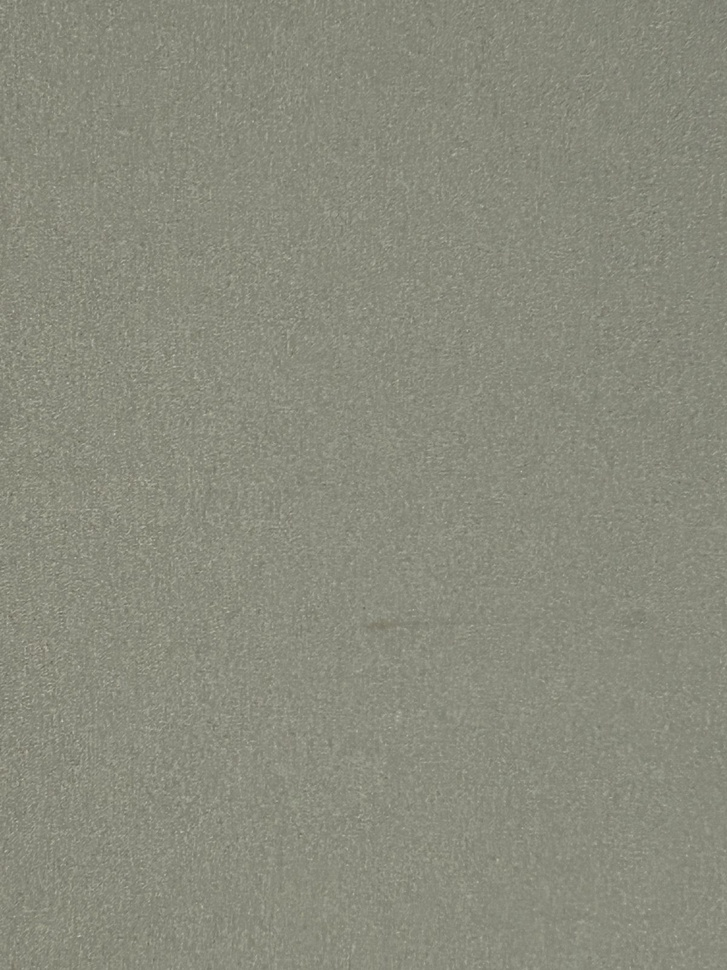
#> input picture WhatsApp Image 2025-07-18 at 01.16.32.jpeg, 727 x 970 px, shrunk from 1200 x 1600 before the run, found by its file name
$ python teste_1.py
#> lines starting #> are read from the running program, lines starting #| are printed output that depends on the picture; after the words box and inside, x2 and y2 are one past the last pixel; in counts of white or black regions, pixels touching at a corner belong together
import cv2
import numpy as np

frame = cv2.imread('matrix_autonomous\WhatsApp Image 2025-07-18 at 01.16.32.jpeg')
#> frame is the input picture: shape (970, 727, 3); mean B, G, R 124.8, 138.9, 137.9
altura, largura = frame.shape[:2]
#> altura = 970; largura = 727
# Define os pontos do trapézio
topo = int(altura * 0.6)
#> topo = 582
base = altura
#> base = 970
margem = int(largura * 0.2)
#> margem = 145
polygon = np.array([[
    (margem, base),                # canto inferior esquerdo
    (largura - margem, base),      # canto inferior direito
    (int(largura * 0.7), topo),   # topo direito
    (int(largura * 0.3), topo)    # topo esquerdo
]], dtype=np.int32)
mask = np.zeros_like(frame)
cv2.fillPoly(mask, polygon, (255, 255, 255))
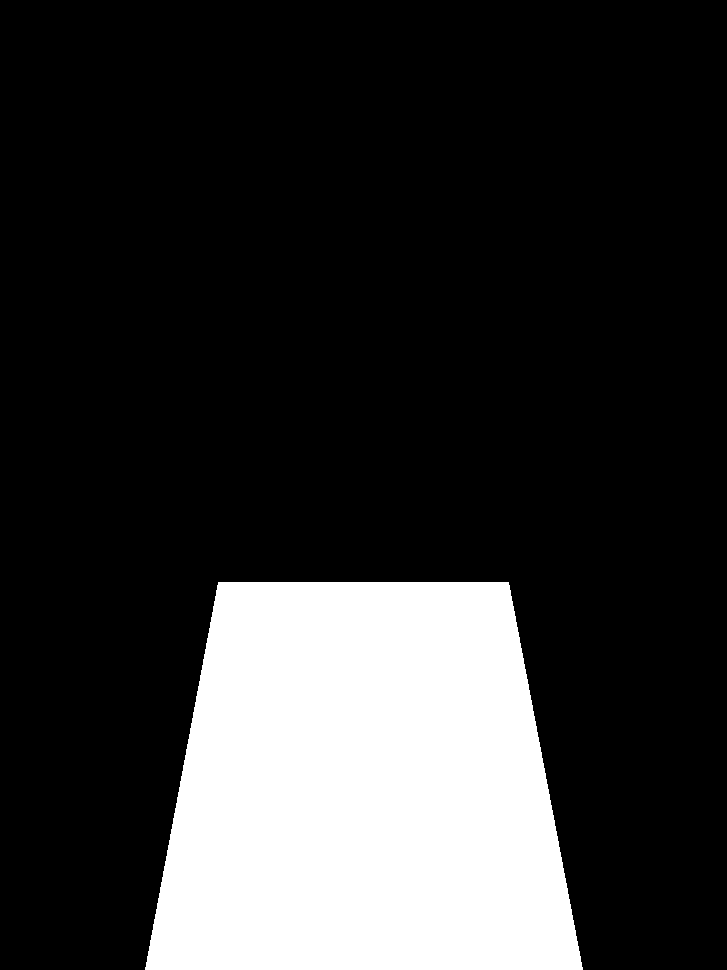
#> mask: shape (970, 727, 3); 20.1% white; 1 white region, box (x1, y1, x2, y2) and area: (145, 582, 583, 970) 141426
masked_frame = cv2.bitwise_and(frame, mask)
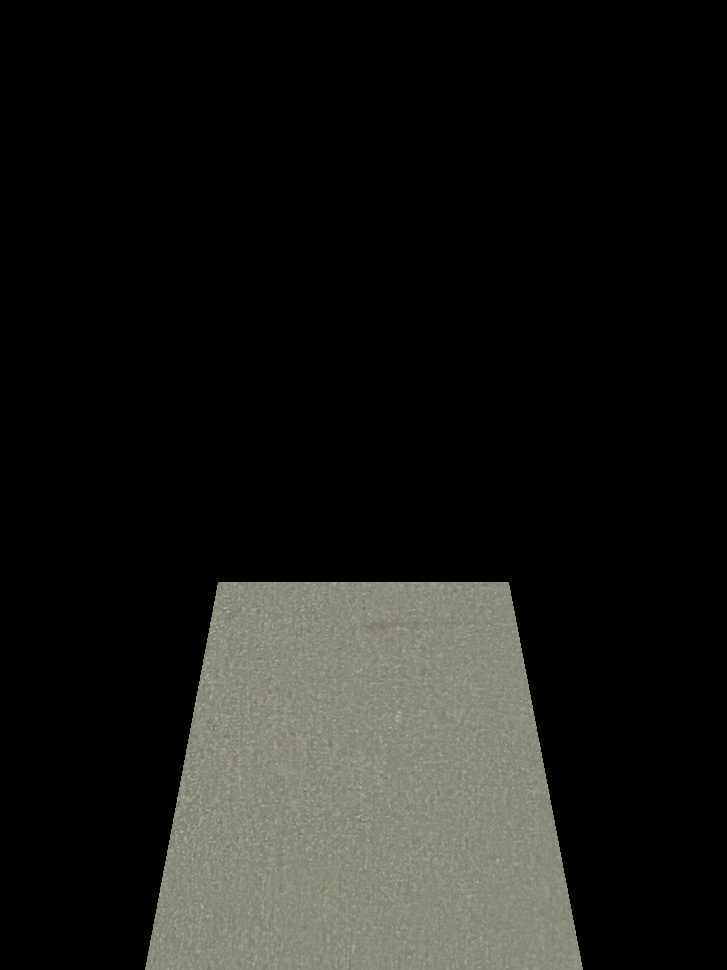
#> masked_frame: shape (970, 727, 3); mean B, G, R 25.3, 28.1, 27.9
print(masked_frame.shape)
#| (970, 727, 3)
